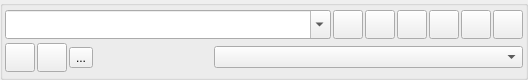
<?xml version="1.0" encoding="UTF-8"?>
<ui version="4.0">
 <class>play_groupbox</class>
 <widget class="QGroupBox" name="play_groupbox">
  <property name="geometry">
   <rect>
    <x>0</x>
    <y>0</y>
    <width>528</width>
    <height>80</height>
   </rect>
  </property>
  <property name="windowTitle">
   <string>GroupBox</string>
  </property>
  <layout class="QGridLayout" name="gridLayout">
   <property name="leftMargin">
    <number>2</number>
   </property>
   <property name="topMargin">
    <number>2</number>
   </property>
   <property name="rightMargin">
    <number>2</number>
   </property>
   <property name="bottomMargin">
    <number>2</number>
   </property>
   <property name="spacing">
    <number>2</number>
   </property>
   <item row="0" column="8">
    <widget class="QToolButton" name="reload_button">
     <property name="text">
      <string/>
     </property>
     <property name="icon">
      <iconset theme="view-refresh-symbolic">
       <normaloff>.</normaloff>.</iconset>
     </property>
     <property name="iconSize">
      <size>
       <width>22</width>
       <height>22</height>
      </size>
     </property>
    </widget>
   </item>
   <item row="0" column="9">
    <widget class="QToolButton" name="settings_button">
     <property name="text">
      <string/>
     </property>
     <property name="icon">
      <iconset theme="settings-configure">
       <normaloff>.</normaloff>.</iconset>
     </property>
     <property name="iconSize">
      <size>
       <width>22</width>
       <height>22</height>
      </size>
     </property>
    </widget>
   </item>
   <item row="0" column="5">
    <widget class="QToolButton" name="copy_load_order_button">
     <property name="text">
      <string/>
     </property>
     <property name="icon">
      <iconset theme="cloud-upload">
       <normaloff>.</normaloff>.</iconset>
     </property>
     <property name="iconSize">
      <size>
       <width>22</width>
       <height>22</height>
      </size>
     </property>
    </widget>
   </item>
   <item row="1" column="4" colspan="7">
    <widget class="KComboBox" name="save_combobox"/>
   </item>
   <item row="0" column="7">
    <widget class="QToolButton" name="folders_button">
     <property name="text">
      <string/>
     </property>
     <property name="icon">
      <iconset theme="folder">
       <normaloff>.</normaloff>.</iconset>
     </property>
     <property name="iconSize">
      <size>
       <width>22</width>
       <height>22</height>
      </size>
     </property>
    </widget>
   </item>
   <item row="1" column="0">
    <widget class="QToolButton" name="profile_load_button">
     <property name="text">
      <string/>
     </property>
     <property name="icon">
      <iconset theme="dialog-ok-apply">
       <normaloff>.</normaloff>.</iconset>
     </property>
     <property name="iconSize">
      <size>
       <width>22</width>
       <height>22</height>
      </size>
     </property>
    </widget>
   </item>
   <item row="0" column="6">
    <widget class="QToolButton" name="paste_load_order_button">
     <property name="text">
      <string/>
     </property>
     <property name="icon">
      <iconset theme="cloud-download">
       <normaloff>.</normaloff>.</iconset>
     </property>
     <property name="iconSize">
      <size>
       <width>22</width>
       <height>22</height>
      </size>
     </property>
    </widget>
   </item>
   <item row="1" column="1">
    <widget class="QToolButton" name="profile_save_button">
     <property name="text">
      <string/>
     </property>
     <property name="icon">
      <iconset theme="document-save">
       <normaloff>.</normaloff>.</iconset>
     </property>
     <property name="iconSize">
      <size>
       <width>22</width>
       <height>22</height>
      </size>
     </property>
    </widget>
   </item>
   <item row="0" column="10">
    <widget class="QToolButton" name="play_button">
     <property name="text">
      <string/>
     </property>
     <property name="icon">
      <iconset theme="media-playback-start">
       <normaloff>.</normaloff>.</iconset>
     </property>
     <property name="iconSize">
      <size>
       <width>22</width>
       <height>22</height>
      </size>
     </property>
    </widget>
   </item>
   <item row="1" column="2">
    <widget class="QToolButton" name="profile_manager_button">
     <property name="text">
      <string>...</string>
     </property>
     <property name="icon">
      <iconset theme="kt-queue-manager"/>
     </property>
     <property name="iconSize">
      <size>
       <width>22</width>
       <height>22</height>
      </size>
     </property>
    </widget>
   </item>
   <item row="0" column="0" colspan="5">
    <widget class="KComboBox" name="profile_combobox">
     <property name="sizePolicy">
      <sizepolicy hsizetype="MinimumExpanding" vsizetype="Minimum">
       <horstretch>0</horstretch>
       <verstretch>0</verstretch>
      </sizepolicy>
     </property>
     <property name="minimumSize">
      <size>
       <width>200</width>
       <height>0</height>
      </size>
     </property>
     <property name="editable">
      <bool>true</bool>
     </property>
    </widget>
   </item>
  </layout>
 </widget>
 <customwidgets>
  <customwidget>
   <class>KComboBox</class>
   <extends>QComboBox</extends>
   <header>kcombobox.h</header>
  </customwidget>
 </customwidgets>
 <resources/>
 <connections/>
</ui>
